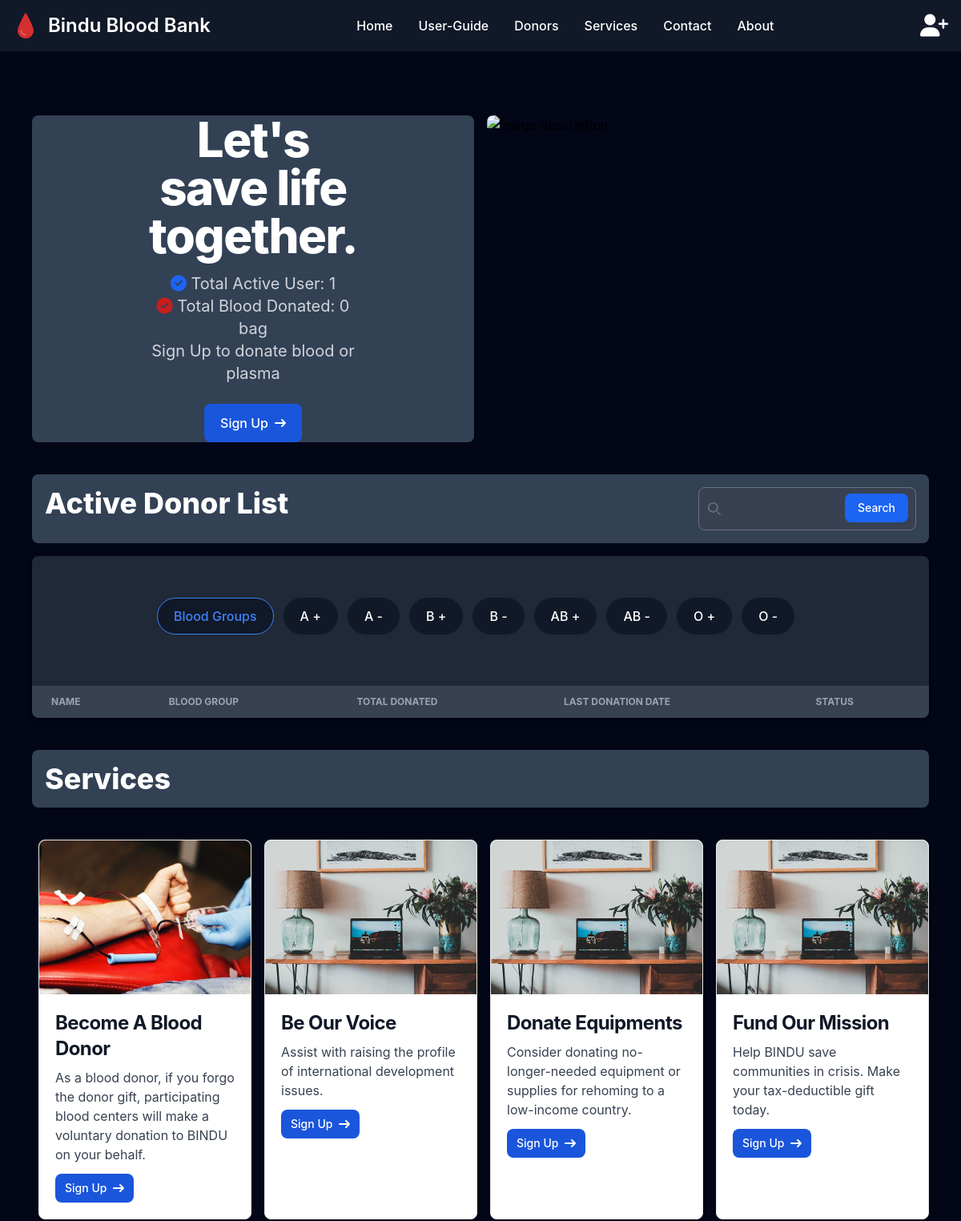
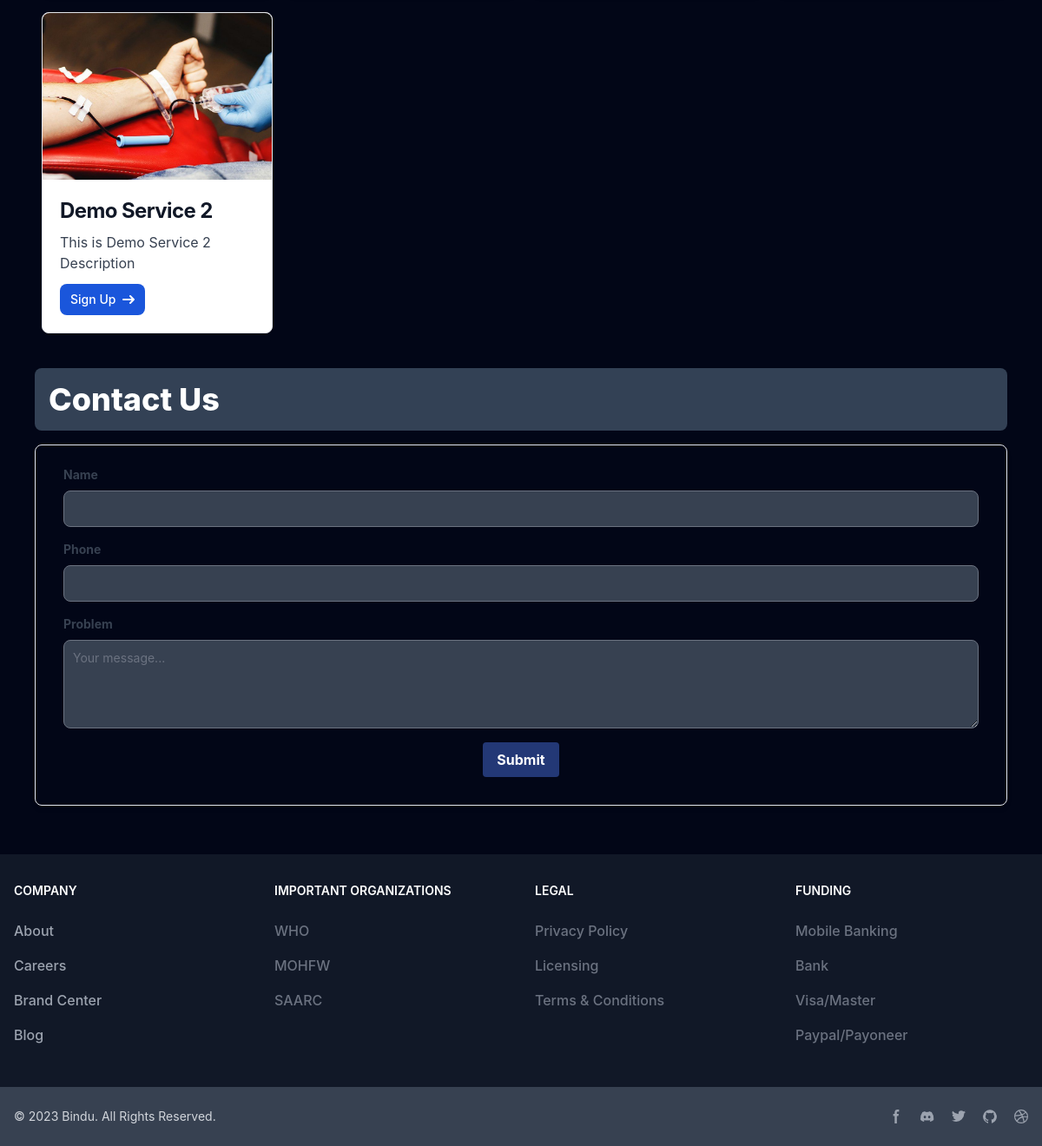
Page /blood_group/a-negative/ on the committed database (2 pictures, top to bottom).
### account/models.py (models this page shows, shortened)
class BloodGroup(BaseModel):
    blood_type = models.CharField(max_length=2, choices=BLOOD_TYPE)
    rh_factor = models.CharField(max_length=11, choices=RH_FACTOR)
    slug = models.SlugField(unique=True, blank=True)

### core/models.py (models this page shows, shortened)
class BaseModel(models.Model):
    created_at = models.DateTimeField(auto_now_add = True)
    updated_at = models.DateTimeField(auto_now = True)
    class Meta:
        abstract = True

class Service(BaseModel):
    title = models.CharField(max_length=300)
    slug = models.SlugField(max_length=350, unique=True, null=True, blank=True)
    description = models.TextField()
    image = models.ImageField(upload_to='core/media/')

### core/views.py (the view, shortened to what this page needs)
# urls.py: path('', HomeView.as_view(), name='homepage'),
class HomeView(TemplateView):
    template_name = 'home.html'
    context_object_name = 'donors'
    def get_context_data(self, **kwargs):
        context = super().get_context_data(**kwargs)
        blood_group_slug = self.kwargs.get('blood_group_slug')
        donors = UserProfile.objects.all()
        if blood_group_slug:
            blood_group = BloodGroup.objects.get(slug=blood_group_slug)
            donors = UserProfile.objects.filter(blood_group=blood_group)
        if 'search_query' in self.request.GET:
            q = self.request.GET['search_query']
            multiple_q = Q(blood_group__blood_type__icontains=q) | Q(user__first_name__icontains=q) | Q(user__last_name__icontains=q)
            donors = donors.filter(multiple_q)
        context['donors'] = donors
        context['form'] = ContactUsForm()
        context['data'] = Service.objects.all()
        context['blood_group'] = BloodGroup.objects.all()
        context['total_user'] = UserProfile.objects.all().count()
        context['total_donated'] = DonationReport.objects.all().count()
        context['total_available_donor'] = UserProfile.objects.filter(is_available=True).count()
        return context

### core/forms.py
class ContactUsForm(forms.ModelForm):
    class Meta:
        model = ContactUs
        fields = '__all__'

### core/templates/home.html (shortened to what this page needs)
{% extends "base.html" %}
{% load static tailwind_tags %}
{% load static %}
{% block content %}
        <div class="grid grid-cols-1 md:grid-cols-2 sm:gap-0 gap-4">
    <div class="bg-slate-700 flex justify-center items-center rounded-lg">
        <div class="text-center px-4 md:px-16 lg:px-48">
            <h1 class="mb-4 text-4xl font-extrabold leading-none tracking-tight text-white md:text-5xl lg:text-6xl">Let's save life together.</h1>
            <p class="text-lg font-normal text-gray-300 lg:text-xl"><i class='fas fa-check-circle verified-badge text-blue-600'></i> Total Active User: {{total_user}}</p>
            <p class="text-lg font-normal text-gray-300 lg:text-xl"><i class='fas fa-check-circle verified-badge text-red-700'></i> Total Blood Donated: {{total_donated}} bag</p>
            <p class="mb-6 text-lg font-normal text-gray-300 lg:text-xl">
                {% if request.user.is_authenticated %}
                See Dashboard for latest blood request..
                {% else %}
                Sign Up to donate blood or plasma
                {% endif %}
            </p>
            {% if request.user.is_authenticated %}
                <a href="{% url "dashboard" %}" class="inline-flex items-center justify-center px-5 py-3 text-base font-medium text-center text-white bg-blue-700 rounded-lg hover:bg-blue-800 focus:ring-4 focus:ring-blue-300 dark:focus:ring-blue-900">
                    Dashboard
                    <svg class="w-3.5 h-3.5 ms-2 rtl:rotate-180" aria-hidden="true" xmlns="http://www.w3.org/2000/svg" fill="none" viewBox="0 0 14 10">
                        <path stroke="currentColor" stroke-linecap="round" stroke-linejoin="round" stroke-width="2" d="M1 5h12m0 0L9 1m4 4L9 9"/>
                    </svg>
                </a>
            {% else %}
                <a href="{% url "register" %}" class="inline-flex items-center justify-center px-5 py-3 text-base font-medium text-center text-white bg-blue-700 rounded-lg hover:bg-blue-800 focus:ring-4 focus:ring-blue-300 dark:focus:ring-blue-900">
                    Sign Up
                    <svg class="w-3.5 h-3.5 ms-2 rtl:rotate-180" aria-hidden="true" xmlns="http://www.w3.org/2000/svg" fill="none" viewBox="0 0 14 10">
                        <path stroke="currentColor" stroke-linecap="round" stroke-linejoin="round" stroke-width="2" d="M1 5h12m0 0L9 1m4 4L9 9"/>
                    </svg>
                </a>
            {% endif %}
        </div>
    </div>
    <img class="h-auto w-full rounded-lg " src="{% static "carousel_1.png" %}" alt="image description">
</div>
<div class="my-10" id="DonorList">
    <div class="p-4 mb-4 text-white rounded-lg text-4xl font-extrabold bg-slate-700 grid grid-cols-4">
        <div class="col-span-3">
            Active Donor List
        </div>
    <form class="" method="GET">
        <div class="relative">
            <div class="absolute inset-y-0 start-0 flex items-center ps-3 pointer-events-none">
            </div>
            <input type="search" id="id_search" class="block w-full p-4 ps-10 text-sm  border rounded-lg  bg-gray-700 border-gray-600 placeholder-gray-400 text-white focus:ring-blue-500 focus:border-blue-500" value="{{ request.GET.search }}" name = "search_query">
            <button type="submit" name="search" class="text-white absolute end-2.5 bottom-2.5 focus:ring-4 focus:outline-none  font-medium rounded-lg text-sm px-4 py-2 bg-blue-600 hover:bg-blue-700 focus:ring-blue-800">Search</button>
        </div>
    </form>
    </div>
    <div class="overflow-x-auto shadow-md sm:rounded-lg">
        <table class="w-full text-sm text-left rtl:text-right text-gray-400">
            <caption class="p-5 text-lg font-semibold text-left rtl:text-right text-white bg-gray-800">
                <div class="flex items-center justify-center py-4 md:py-8 flex-wrap">
                    <a href="{% url "homepage" %}" class="border focus:ring-4 focus:outline-none rounded-full text-base font-medium px-5 py-2.5 text-center me-3 mb-3 border-blue-500 text-blue-500 hover:text-white hover:bg-blue-500 bg-gray-900 focus:ring-blue-800">Blood Groups</a>
                    {% for data in blood_group %}
                        <a href="{% url "blood_group_wise_post" data.slug %}" class="border hover:border-gray-200 border-gray-900 bg-gray-900 dark:hover:border-gray-700 focus:ring-4 focus:outline-none rounded-full text-base font-medium px-5 py-2.5 text-center me-3 mb-3 text-white focus:ring-gray-800">{{data.blood_type}} {{data.rh_factor}}</a>
                    {% endfor %}
                </div>
            </caption>
            <thead class="text-xs uppercase bg-gray-700 text-gray-400">
                <tr>
                    <th scope="col" class="px-6 py-3">
                        Name
                    </th>
                    <th scope="col" class="px-6 py-3">
                        Blood Group
                    </th>
                    <th scope="col" class="px-6 py-3">
                        Total Donated
                    </th>
                    <th scope="col" class="px-6 py-3">
                        Last Donation Date
                    </th>
                    <th scope="col" class="px-6 py-3">
                        Status
                    </th>
                </tr>
            </thead>
        </table>
    </div>
</div>
    <div id="services" class="my-10">
    {% if request.user.is_staff %}
    <div class="p-4 mb-4 text-white rounded-lg text-4xl font-extrabold bg-slate-700 flex justify-between items-center">
        <div class="">
            Sercices
        </div>
        <a href="{% url "add_service" %}" class="text-2xl text-blue-600">
            Add New
        </a>
    </div>
    {% else %}
    <div class="p-4 mb-4 text-white rounded-lg text-4xl font-extrabold bg-slate-700">
        Services
    </div>
    {% endif %}
    <div class="grid grid-cols-1 md:grid-cols-2 lg:grid-cols-4 gap-4 my-10 ms-2 md:ms-4 lg:ms-16">
        {% for service in data %}
        <div class="max-w-sm bg-white border border-gray-200 rounded-lg shadow dark:bg-gray-800 dark:border-gray-700">
            <a href="#">
                <img class="w-full h-48 object-cover rounded-t-lg" src="{{service.image.url}}" alt="" />
            </a>
            <div class="p-5">
                <a href="#">
                    <h5 class="mb-2 text-2xl font-bold tracking-tight text-gray-900 dark:text-white">{{service.title}}</h5>
                </a>
                <p class="mb-3 font-normal text-gray-700 dark:text-gray-400">{{service.description | truncatewords:25 }}</p>
                {% if request.user.is_authenticated %}
                <a href="#" class="inline-flex items-center px-3 py-2 text-sm font-medium text-center text-white bg-blue-700 rounded-lg hover:bg-blue-800 focus:ring-4 focus:outline-none focus:ring-blue-300 dark:bg-blue-600 dark:hover:bg-blue-700 dark:focus:ring-blue-800">
                    Read More
                    <svg class="rtl:rotate-180 w-3.5 h-3.5 ms-2" aria-hidden="true" xmlns="http://www.w3.org/2000/svg" fill="none" viewBox="0 0 14 10">
                        <path stroke="currentColor" stroke-linecap="round" stroke-linejoin="round" stroke-width="2" d="M1 5h12m0 0L9 1m4 4L9 9"/>
                    </svg>
                </a>
                {% else %}
                <a href="{% url "register" %}" class="inline-flex items-center px-3 py-2 text-sm font-medium text-center text-white bg-blue-700 rounded-lg hover:bg-blue-800 focus:ring-4 focus:outline-none focus:ring-blue-300 dark:bg-blue-600 dark:hover:bg-blue-700 dark:focus:ring-blue-800">
                    Sign Up
                    <svg class="rtl:rotate-180 w-3.5 h-3.5 ms-2" aria-hidden="true" xmlns="http://www.w3.org/2000/svg" fill="none" viewBox="0 0 14 10">
                        <path stroke="currentColor" stroke-linecap="round" stroke-linejoin="round" stroke-width="2" d="M1 5h12m0 0L9 1m4 4L9 9"/>
                    </svg>
                </a>
                {% endif %}
            </div>
        </div>
        {% endfor %}
    </div>
</div>
{% include "contact_us.html" %}
{% endblock content %}

### rows in the picture
BloodGroup: blood_type "A", rh_factor "+"
BloodGroup: blood_type "A", rh_factor "-"
BloodGroup: blood_type "B", rh_factor "+"
BloodGroup: blood_type "B", rh_factor "-"
BloodGroup: blood_type "AB", rh_factor "+"
BloodGroup: blood_type "AB", rh_factor "-"
BloodGroup: blood_type "O", rh_factor "+"
BloodGroup: blood_type "O", rh_factor "-"
Service: image (picture), title "Become A Blood Donor", description "As a blood donor, if you forgo the donor gift, participating blood centers will make a voluntary donation to BINDU on your behalf."
Service: image (picture), title "Be Our Voice", description "Assist with raising the profile of international development issues."
Service: image (picture), title "Donate Equipments", description "Consider donating no-longer-needed equipment or supplies for rehoming to a low-income country."
Service: image (picture), title "Fund Our Mission", description "Help BINDU save communities in crisis. Make your tax-deductible gift today."
Service: image (picture), title "Demo Service 2", description "This is Demo Service 2 Description"

### other values in the picture
{{ total_user }} "1"
{{ total_donated }} "0"
{{ field.label }} "Name" "Phone" "Problem"
